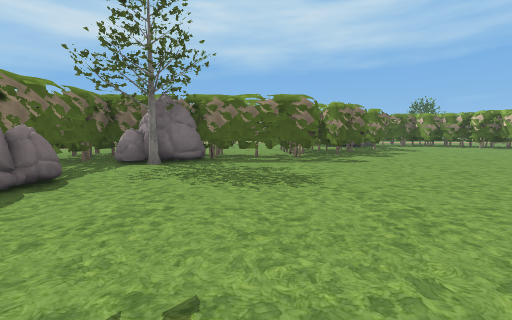
[1] (above)

12 first-person views from a walk through a Godot game level. The camera is 1.2 m above the floor, tilts 6° down and sees 90° across. The floor is counted in squares, 2 m on a side. Each view is taken from the middle of a square. On the plan, view 1 faces up. The plan holds only what a view shows up to about 9 squares ahead; the rest is blank. The place goes on beyond the plan. Characters and animated objects are left out. Some surface patterns are stand-ins.

[2]
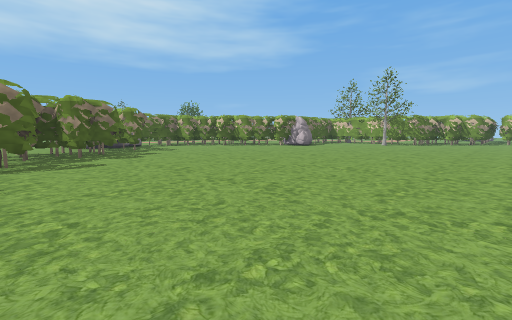

[3]
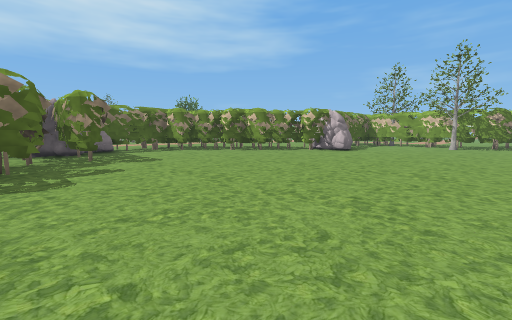

[4]
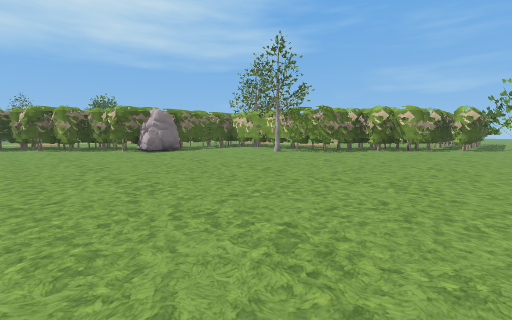

[5]
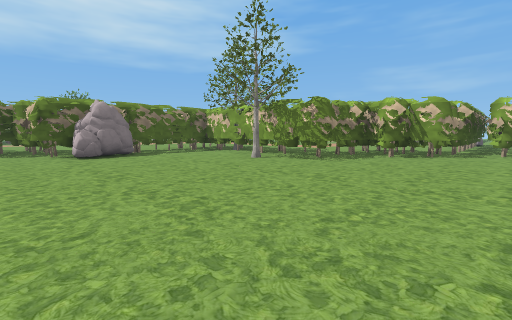

[6]
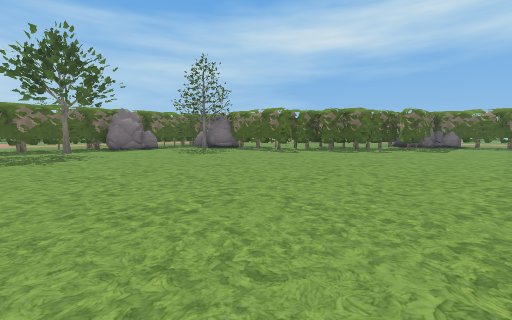

[7]
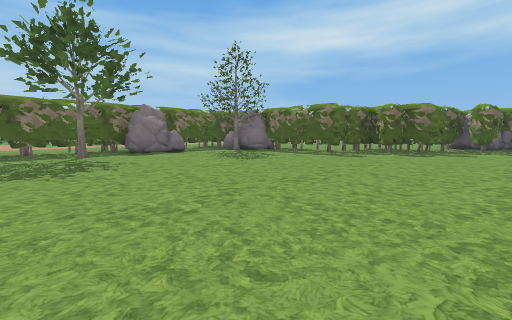

[8]
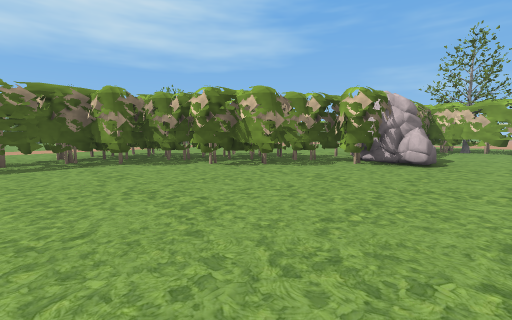

[9]
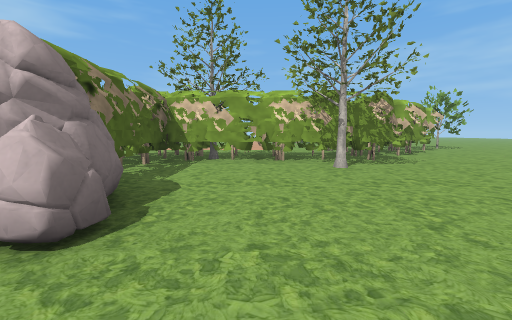

[10]
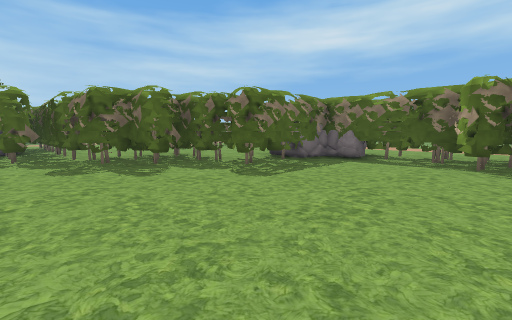

[11]
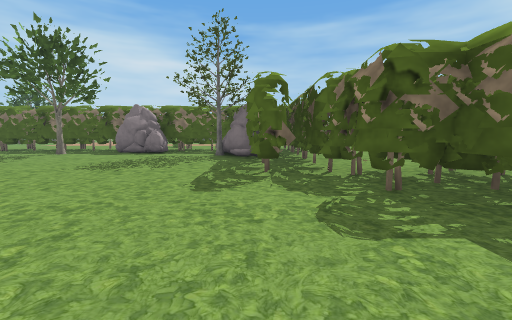

[12]
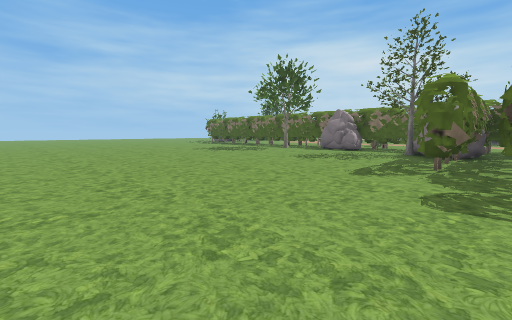

### Floor plan
Key: @ floor where view 1 was taken; # wall or solid block; . floor; R rock; T tree.
Columns run from 4 left of view 1 to 20 right of it. Each row starts with its distance up from view 1.
 13          ###
 12         RR####
 11         #...###
 10        ##....###
  9       ###.....####
  8      ###.......#R#####
  7 #######.........R...T#
  6 ##R###..............##
  5 #.T................T##
  4 #...................##
  3 #R..................###
  2 ##...................###
  1 #.....................###
  0 #.T.@..................##
 -1 #......................TT

Where each view was taken, in squares from view 1:
view 1: 0 up, 0 right, facing up
view 2: 0 up, 1 right, facing up-right
view 3: 3 up, 3 right, facing up-right
view 4: 1 down, 8 right, facing up-right
view 5: 0 up, 10 right, facing up-right
view 6: 1 down, 7 right, facing up-left
view 7: 1 down, 5 right, facing up-left
view 8: 6 up, 6 right, facing up-right
view 9: 6 up, 10 right, facing right
view 10: 6 up, 8 right, facing up-left
view 11: 6 up, 5 right, facing left
view 12: 7 up, 6 right, facing down-left
